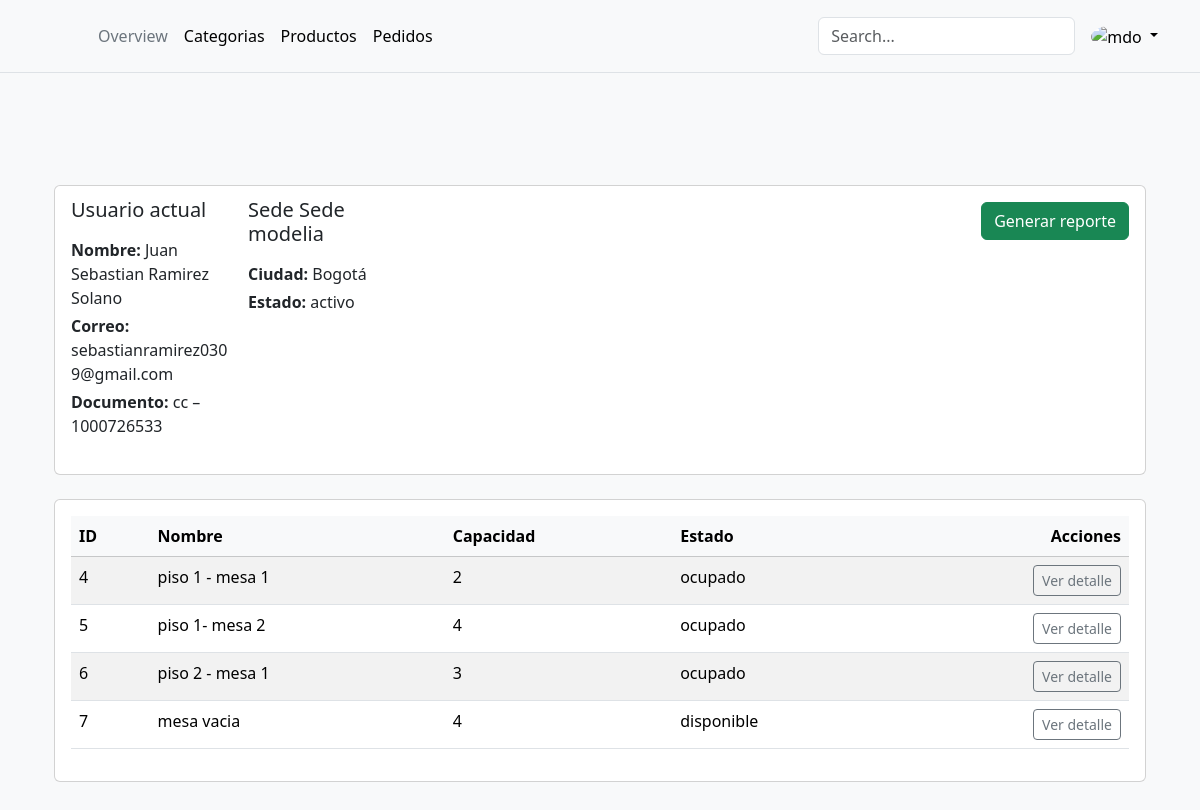
The page /cajero/ (signed in) on the database as committed earlier.
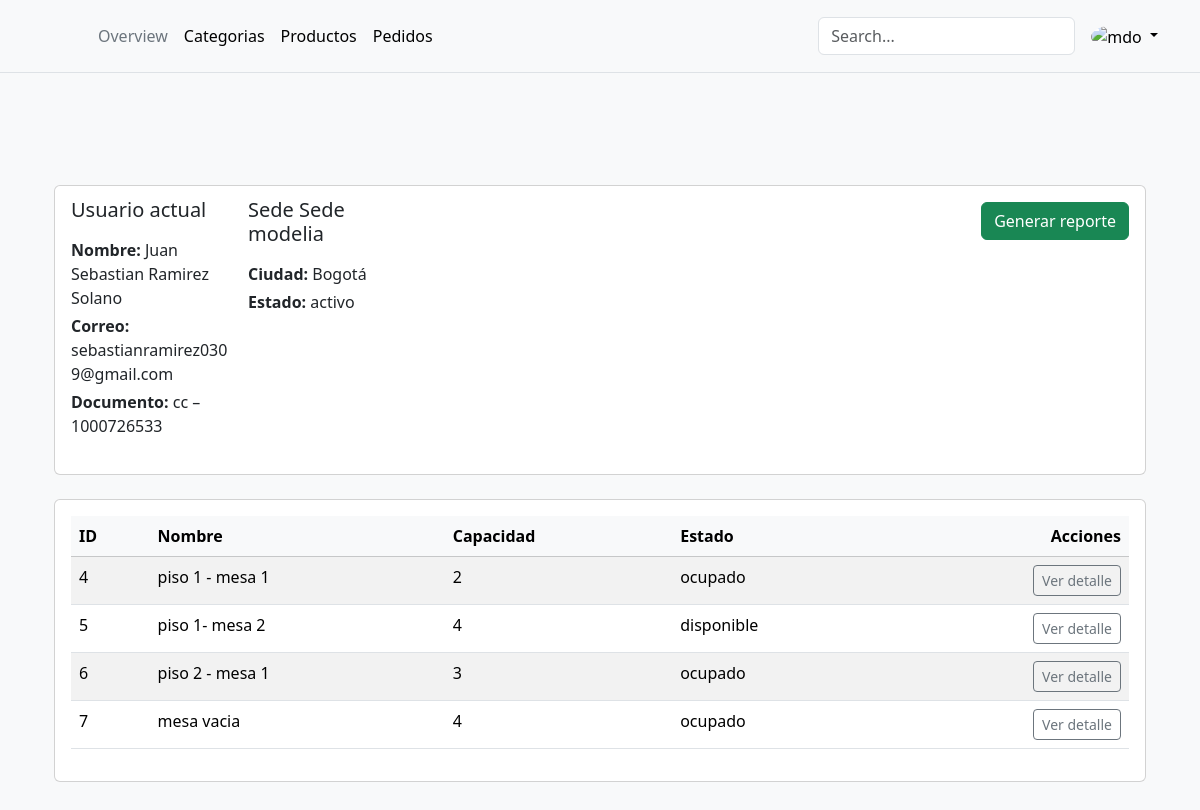
The same page on the database as committed later.
### mesero/models.py (models this page shows, shortened)
class Mesa(models.Model):
    ESTADO = (
    (0, 'disponible'),
    (1, 'ocupado')
    )
    nombre = models.CharField(max_length=100, verbose_name='Nombre de la mesa')
    capacidad = models.IntegerField(verbose_name='Capacidad de la mesa')
    estado = models.BooleanField(choices=ESTADO, default=0, verbose_name='Estado de la mesa')
    sede = models.ForeignKey(
        Sede,
        on_delete=models.CASCADE,
        null=False,
        blank=False,
        related_name='mesas',
        verbose_name='Sede asignada'
    )

### cajero/views.py (the view)
# urls.py: path('', views.MesaListByUserView.as_view(), name='user_mesas'),
class MesaListByUserView(LoginRequiredMixin, ListView):
    model = Mesa
    template_name = 'factura/mesa_list_by_user.html'
    context_object_name = 'mesas'
    def get_queryset(self):
        user_sede = self.request.user.sede
        return Mesa.objects.filter(sede=user_sede)
    def get_context_data(self, **kwargs):
        ctx = super().get_context_data(**kwargs)
        ctx['usuario'] = self.request.user
        ctx['sede']    = self.request.user.sede
        return ctx

### cajero/templates/factura/mesa_list_by_user.html (shortened to what this page needs)
{% extends "base.html" %}
{% block content %}
<div class="container py-5">
  <div class="card mb-4">
    <div class="card-body">
      <div class="d-flex justify-content-between align-items-start mb-3">
        <div class="row gx-3">
          <div class="col-12 col-md-4 mb-4 mb-md-0">
            <h5 class="card-subtitle mb-3">Usuario actual</h5>
            <p class="mb-1"><strong>Nombre:</strong> {{ usuario.nombres }} {{ usuario.apellidos }}</p>
            <p class="mb-1"><strong>Correo:</strong> {{ usuario.correo }}</p>
            <p class="mb-1"><strong>Documento:</strong> {{ usuario.tipoDocumento }} – {{ usuario.numDocumento }}</p>
          </div>
          <div class="col-12 col-md-4">
            <h5 class="card-subtitle mb-3">Sede {{ sede.nombre }}</h5>
            <p class="mb-1"><strong>Ciudad:</strong> {{ sede.Ciudad.nombre }}</p>
            <p class="mb-0"><strong>Estado:</strong> {{ sede.get_estado_display }}</p>
          </div>
        </div>
        <a href="{% url 'adminis:reporte_form' %}" class="btn btn-success">
           Generar reporte
        </a>
      </div>
    </div>
  </div>
  <div class="card">
    <div class="card-body">
      <table class="table table-striped table-hover">
        <thead class="table-light">
          <tr>
            <th>ID</th>
            <th>Nombre</th>
            <th>Capacidad</th>
            <th>Estado</th>
            <th class="text-end">Acciones</th>
          </tr>
        </thead>
        <tbody>
          {% for mesa in mesas %}
          <tr>
            <td>{{ mesa.pk }}</td>
            <td>{{ mesa.nombre }}</td>
            <td>{{ mesa.capacidad }}</td>
            <td>{{ mesa.get_estado_display }}</td>
            <td class="text-end">
              <a href="{% url 'cajero:detalle_mesa' mesa.pk %}" class="btn btn-sm btn-outline-secondary">Ver detalle</a>
            </td>
          </tr>
          {% empty %}
          <tr>
            <td colspan="5" class="text-center">No hay mesas en esta sede.</td>
          </tr>
          {% endfor %}
        </tbody>
      </table>
    </div>
  </div>
</div>
{% endblock %}

Rows that differ between the two databases and show on the page:
changed Mesa "piso 1- mesa 2": estado "ocupado" → "disponible"
changed Mesa "mesa vacia": estado "disponible" → "ocupado"
